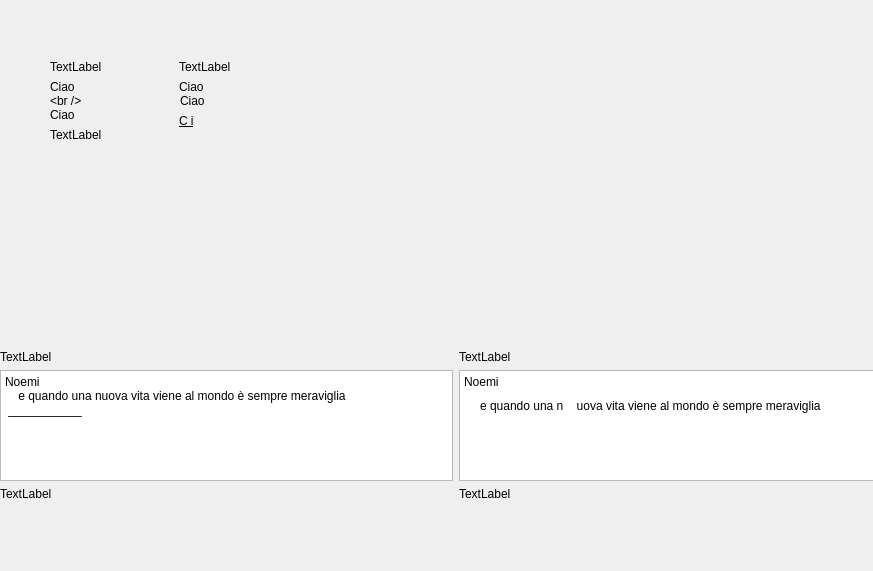
<?xml version="1.0" encoding="UTF-8"?>
<ui version="4.0">
 <class>Form</class>
 <widget class="QWidget" name="Form">
  <property name="geometry">
   <rect>
    <x>0</x>
    <y>0</y>
    <width>873</width>
    <height>571</height>
   </rect>
  </property>
  <property name="windowTitle">
   <string>Form</string>
  </property>
  <widget class="QWidget" name="horizontalLayoutWidget">
   <property name="geometry">
    <rect>
     <x>50</x>
     <y>60</y>
     <width>251</width>
     <height>131</height>
    </rect>
   </property>
   <layout class="QHBoxLayout" name="horizontalLayout">
    <item>
     <layout class="QVBoxLayout" name="verticalLayout">
      <item>
       <widget class="QLabel" name="label_5">
        <property name="text">
         <string>TextLabel</string>
        </property>
       </widget>
      </item>
      <item>
       <widget class="QLabel" name="label">
        <property name="text">
         <string>Ciao&lt;img src=&quot;/home/fastfading/src/emesene/emesene/themes/emotes/default/face-smile.png&quot; /&gt;
&lt;br/&gt;
&lt;img src=&quot;/home/fastfading/src/emesene/emesene/themes/emotes/default/face-smile.png&quot; /&gt;Ciao</string>
        </property>
       </widget>
      </item>
      <item>
       <widget class="QLabel" name="label_4">
        <property name="text">
         <string>TextLabel</string>
        </property>
       </widget>
      </item>
      <item>
       <spacer name="verticalSpacer_2">
        <property name="orientation">
         <enum>Qt::Vertical</enum>
        </property>
        <property name="sizeHint" stdset="0">
         <size>
          <width>20</width>
          <height>40</height>
         </size>
        </property>
       </spacer>
      </item>
     </layout>
    </item>
    <item>
     <layout class="QVBoxLayout" name="verticalLayout_2">
      <item>
       <widget class="QLabel" name="label_6">
        <property name="text">
         <string>TextLabel</string>
        </property>
       </widget>
      </item>
      <item>
       <widget class="QLabel" name="label_2">
        <property name="text">
         <string>&lt;table cellspacing=&quot;0&quot; style=&quot;margin: 0px;&quot;&gt;
&lt;tr&gt;
&lt;td valign=&quot;middle&quot;&gt;Ciao&lt;/td&gt;&lt;td valign=&quot;middle&quot;&gt;&lt;img src=&quot;/home/fastfading/src/emesene/emesene/themes/emotes/default/face-smile.png&quot; /&gt;&lt;/td&gt;&lt;/tr&gt;&lt;/table&gt;
&lt;table cellspacing=&quot;0&quot;&gt;
&lt;tr&gt;
&lt;td valign=&quot;middle&quot;&gt;&lt;img src=&quot;/home/fastfading/src/emesene/emesene/themes/emotes/default/face-smile.png&quot; /&gt;&lt;/td&gt;&lt;td valign=&quot;middle&quot;&gt;Ciao&lt;/td&gt;&lt;/tr&gt;&lt;/table&gt;</string>
        </property>
       </widget>
      </item>
      <item>
       <widget class="QLabel" name="label_3">
        <property name="text">
         <string>&lt;u&gt;C&amp;nbsp;i&lt;/u&gt;</string>
        </property>
       </widget>
      </item>
      <item>
       <spacer name="verticalSpacer">
        <property name="orientation">
         <enum>Qt::Vertical</enum>
        </property>
        <property name="sizeHint" stdset="0">
         <size>
          <width>20</width>
          <height>40</height>
         </size>
        </property>
       </spacer>
      </item>
     </layout>
    </item>
   </layout>
  </widget>
  <widget class="QWidget" name="horizontalLayoutWidget_2">
   <property name="geometry">
    <rect>
     <x>0</x>
     <y>350</y>
     <width>911</width>
     <height>151</height>
    </rect>
   </property>
   <layout class="QHBoxLayout" name="horizontalLayout_2">
    <item>
     <layout class="QVBoxLayout" name="verticalLayout_3">
      <item>
       <widget class="QLabel" name="label_7">
        <property name="text">
         <string>TextLabel</string>
        </property>
       </widget>
      </item>
      <item>
       <widget class="QTextEdit" name="textEdit">
        <property name="html">
         <string>&lt;!DOCTYPE HTML PUBLIC &quot;-//W3C//DTD HTML 4.0//EN&quot; &quot;http://www.w3.org/TR/REC-html40/strict.dtd&quot;&gt;
&lt;html&gt;&lt;head&gt;&lt;meta name=&quot;qrichtext&quot; content=&quot;1&quot; /&gt;&lt;style type=&quot;text/css&quot;&gt;
p, li { white-space: pre-wrap; }
&lt;/style&gt;&lt;/head&gt;&lt;body style=&quot; font-family:'Ubuntu'; font-size:9pt; font-weight:400; font-style:normal;&quot;&gt;
&lt;p style=&quot; margin-top:0px; margin-bottom:0px; margin-left:0px; margin-right:0px; -qt-block-indent:0; text-indent:0px;&quot;&gt;Noemi&lt;br /&gt;&lt;img src=&quot;/home/fastfading/src/emesene/emesene/themes/emotes/default/turtle.png&quot; width=&quot;16&quot; height=&quot;16&quot; style=&quot;vertical-align: middle;&quot; /&gt; &lt;img src=&quot;/home/fastfading/src/emesene/emesene/themes/emotes/default/cat.png&quot; width=&quot;16&quot; height=&quot;16&quot; style=&quot;vertical-align: middle;&quot; /&gt; &lt;img src=&quot;/home/fastfading/src/emesene/emesene/themes/emotes/default/cat.png&quot; width=&quot;16&quot; height=&quot;16&quot; style=&quot;vertical-align: middle;&quot; /&gt; &lt;img src=&quot;/home/fastfading/src/emesene/emesene/themes/emotes/default/cat.png&quot; width=&quot;16&quot; height=&quot;16&quot; style=&quot;vertical-align: middle;&quot; /&gt; e quando una nuova vita viene al mondo è sempre meraviglia&lt;br /&gt; ___________&lt;/p&gt;&lt;/body&gt;&lt;/html&gt;</string>
        </property>
       </widget>
      </item>
      <item>
       <widget class="QLabel" name="label_9">
        <property name="text">
         <string>TextLabel</string>
        </property>
       </widget>
      </item>
      <item>
       <spacer name="verticalSpacer_3">
        <property name="orientation">
         <enum>Qt::Vertical</enum>
        </property>
        <property name="sizeHint" stdset="0">
         <size>
          <width>20</width>
          <height>40</height>
         </size>
        </property>
       </spacer>
      </item>
     </layout>
    </item>
    <item>
     <layout class="QVBoxLayout" name="verticalLayout_4">
      <item>
       <widget class="QLabel" name="label_10">
        <property name="text">
         <string>TextLabel</string>
        </property>
       </widget>
      </item>
      <item>
       <widget class="QTextEdit" name="textEdit_2">
        <property name="html">
         <string>&lt;!DOCTYPE HTML PUBLIC &quot;-//W3C//DTD HTML 4.0//EN&quot; &quot;http://www.w3.org/TR/REC-html40/strict.dtd&quot;&gt;
&lt;html&gt;&lt;head&gt;&lt;meta name=&quot;qrichtext&quot; content=&quot;1&quot; /&gt;&lt;style type=&quot;text/css&quot;&gt;
p, li { white-space: pre-wrap; }
&lt;/style&gt;&lt;/head&gt;&lt;body style=&quot; font-family:'Ubuntu'; font-size:9pt; font-weight:400; font-style:normal;&quot;&gt;
&lt;table border=&quot;0&quot; style=&quot; margin-top:0px; margin-bottom:0px; margin-left:0px; margin-right:0px;&quot; cellspacing=&quot;0&quot; cellpadding=&quot;0&quot;&gt;
&lt;tr&gt;
&lt;td style=&quot; vertical-align:middle;&quot;&gt;
&lt;p style=&quot; margin-top:0px; margin-bottom:0px; margin-left:0px; margin-right:0px; -qt-block-indent:0; text-indent:0px;&quot;&gt;Noemi&lt;/p&gt;&lt;/td&gt;&lt;/tr&gt;&lt;/table&gt;
&lt;p style=&quot;-qt-paragraph-type:empty; margin-top:10px; margin-bottom:10px; margin-left:0px; margin-right:0px; -qt-block-indent:0; text-indent:0px;&quot;&gt;&lt;/p&gt;
&lt;table border=&quot;0&quot; style=&quot; margin-top:0px; margin-bottom:0px; margin-left:0px; margin-right:0px;&quot; cellspacing=&quot;0&quot; cellpadding=&quot;0&quot;&gt;
&lt;tr&gt;
&lt;td style=&quot; vertical-align:middle;&quot;&gt;
&lt;p style=&quot; margin-top:0px; margin-bottom:0px; margin-left:0px; margin-right:0px; -qt-block-indent:0; text-indent:0px;&quot;&gt;&lt;img src=&quot;/home/fastfading/src/emesene/emesene/themes/emotes/default/turtle.png&quot; width=&quot;16&quot; height=&quot;16&quot; style=&quot;vertical-align: middle;&quot; /&gt;&lt;/p&gt;&lt;/td&gt;
&lt;td style=&quot; vertical-align:middle;&quot;&gt;&lt;/td&gt;
&lt;td style=&quot; vertical-align:middle;&quot;&gt;
&lt;p style=&quot; margin-top:0px; margin-bottom:0px; margin-left:0px; margin-right:0px; -qt-block-indent:0; text-indent:0px;&quot;&gt;&lt;img src=&quot;/home/fastfading/src/emesene/emesene/themes/emotes/default/cat.png&quot; width=&quot;16&quot; height=&quot;16&quot; style=&quot;vertical-align: middle;&quot; /&gt;&lt;/p&gt;&lt;/td&gt;
&lt;td style=&quot; vertical-align:middle;&quot;&gt;&lt;/td&gt;
&lt;td style=&quot; vertical-align:middle;&quot;&gt;
&lt;p style=&quot; margin-top:0px; margin-bottom:0px; margin-left:0px; margin-right:0px; -qt-block-indent:0; text-indent:0px;&quot;&gt;&lt;img src=&quot;/home/fastfading/src/emesene/emesene/themes/emotes/default/cat.png&quot; width=&quot;16&quot; height=&quot;16&quot; style=&quot;vertical-align: middle;&quot; /&gt;   &lt;/p&gt;&lt;/td&gt;
&lt;td style=&quot; vertical-align:middle;&quot;&gt;&lt;/td&gt;
&lt;td style=&quot; vertical-align:middle;&quot;&gt;
&lt;p style=&quot; margin-top:0px; margin-bottom:0px; margin-left:0px; margin-right:0px; -qt-block-indent:0; text-indent:0px;&quot;&gt;&lt;img src=&quot;/home/fastfading/src/emesene/emesene/themes/emotes/default/cat.png&quot; width=&quot;16&quot; height=&quot;16&quot; style=&quot;vertical-align: middle;&quot; /&gt;&lt;/p&gt;&lt;/td&gt;
&lt;td style=&quot; vertical-align:middle;&quot;&gt;
&lt;p style=&quot; margin-top:0px; margin-bottom:0px; margin-left:0px; margin-right:0px; -qt-block-indent:0; text-indent:0px;&quot;&gt;e quando una n    uova vita viene al mondo è sempre meraviglia&lt;/p&gt;&lt;/td&gt;&lt;/tr&gt;&lt;/table&gt;&lt;/body&gt;&lt;/html&gt;</string>
        </property>
       </widget>
      </item>
      <item>
       <widget class="QLabel" name="label_12">
        <property name="text">
         <string>TextLabel</string>
        </property>
       </widget>
      </item>
      <item>
       <spacer name="verticalSpacer_4">
        <property name="orientation">
         <enum>Qt::Vertical</enum>
        </property>
        <property name="sizeHint" stdset="0">
         <size>
          <width>20</width>
          <height>40</height>
         </size>
        </property>
       </spacer>
      </item>
     </layout>
    </item>
   </layout>
  </widget>
 </widget>
 <resources/>
 <connections/>
</ui>
